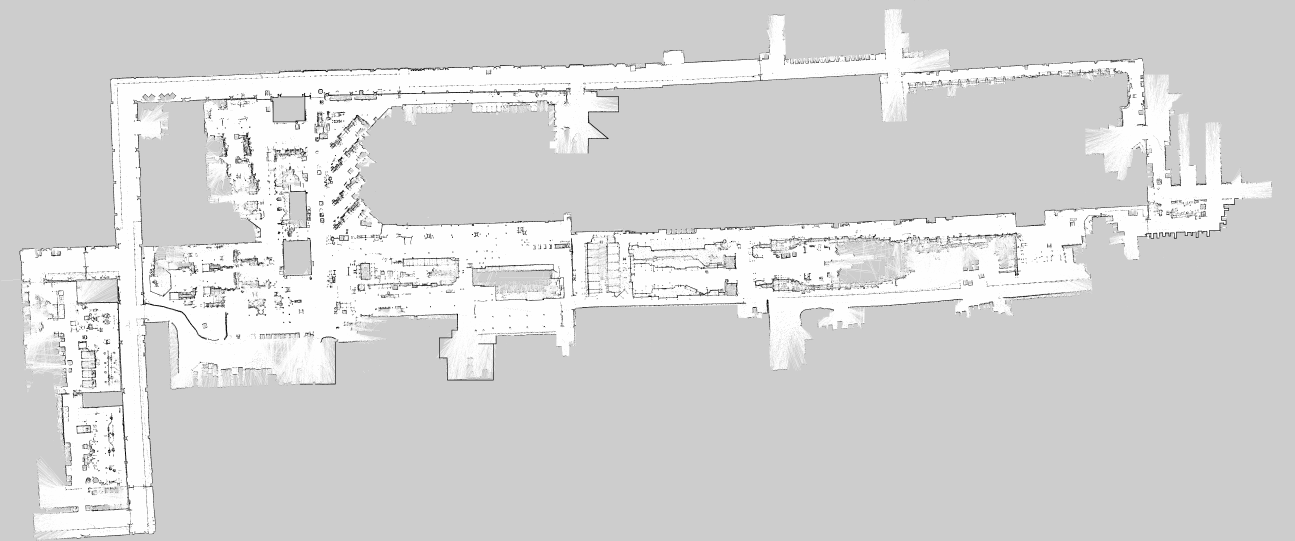
#> input picture resource/maps/picture/edit/Nestle-full-edit02.png, 6475 x 2703 px, found by its file name (shown at 1/5 size)
$ python create_red_variant.py
#> lines starting #> are read from the running program, lines starting #| are printed output that depends on the picture; after the words box and inside, x2 and y2 are one past the last pixel; in counts of white or black regions, pixels touching at a corner belong together
from PIL import Image, ImageFilter
import numpy as np
import os

def create_red_rotated_variant(input_path, output_path, target_size, rotation_angle):
#> called with target_size = (972, 445), rotation_angle = 1.75
    print(f"Loading image from {input_path}...")
    img = Image.open(input_path).convert('L')

    # Phase 1: High-Contrast and Line Thickening
    print("Performing high-contrast conversion and line thickening...")
    threshold = 50
    data = np.array(img)
    binary_data = np.where(data < threshold, 0, 255).astype(np.uint8)
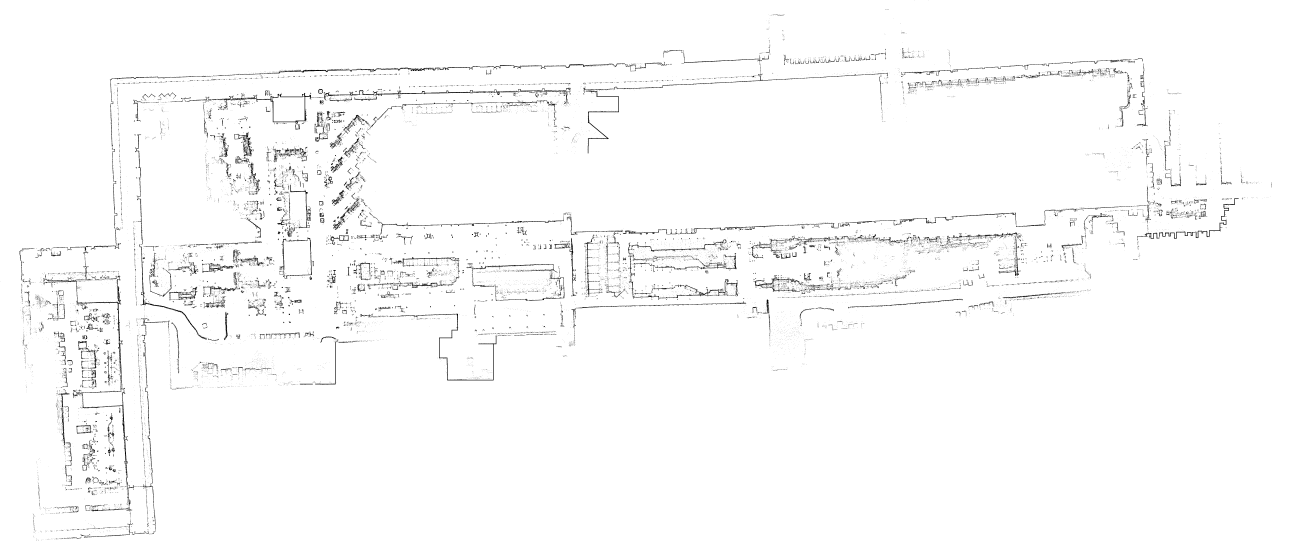
#> binary_data: shape (2703, 6475) (shown at 1/5 size); 98.2% white; black in thin lines or dots

    img_binary = Image.fromarray(binary_data)
    img_thickened = img_binary.filter(ImageFilter.MinFilter(size=3))
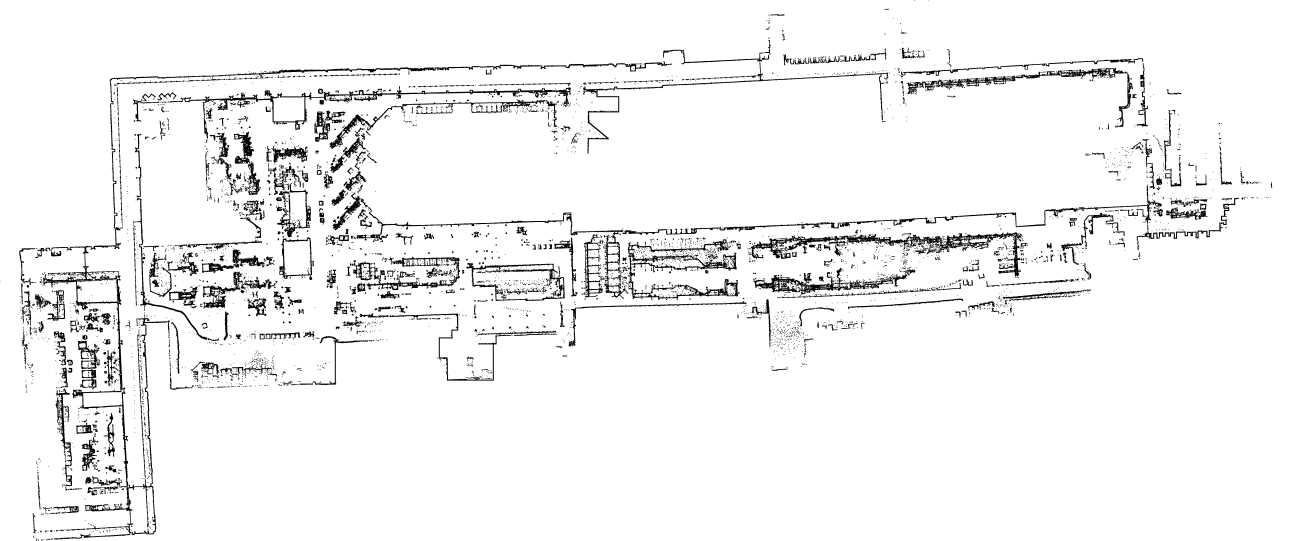
#> img_thickened: PIL image 6475x2703 L (shown at 1/5 size); 95.3% white; 6024 black regions (3809 under 20 px), largest, box (x1, y1, x2, y2) and area: (215, 1230, 849, 2689) 41896, (3139, 1196, 3692, 1501) 30073, (904, 437, 2854, 690) 29666

    # Phase 2: Rotation
    print(f"Rotating image by {rotation_angle} degrees...")
    # expand=False to keep original image boundaries/dimensions for centering
    # fillcolor=255 to keep background white
    img_rotated = img_thickened.rotate(rotation_angle, resample=Image.Resampling.BICUBIC, expand=False, fillcolor=255)
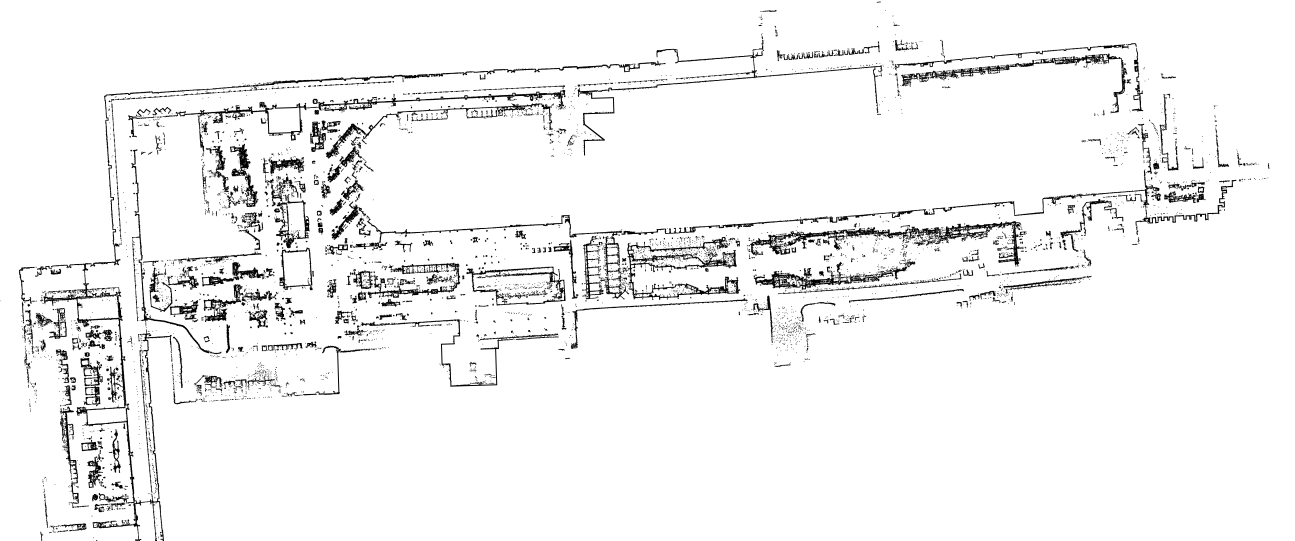
#> img_rotated: PIL image 6475x2703 L (shown at 1/5 size); min 0, max 255, mean 243.1

    # Phase 3: Resizing
    print(f"Resizing to {target_size}...")
    img_resized = img_rotated.resize(target_size, Image.Resampling.LANCZOS)
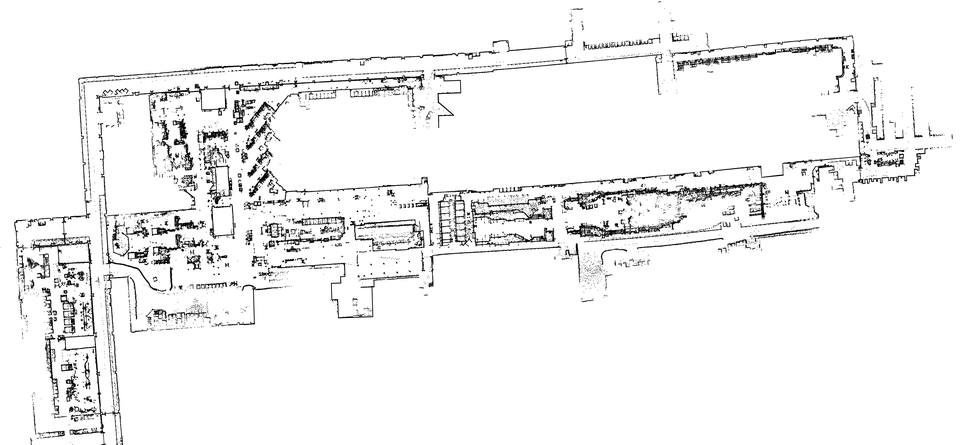
#> img_resized: PIL image 972x445 L; min 0, max 255, mean 242.4

    # Phase 4: Final Binarization
    print("Applying final binarization...")
    data_resized = np.array(img_resized)
    # Binary mask for lines
    is_line = data_resized < 200
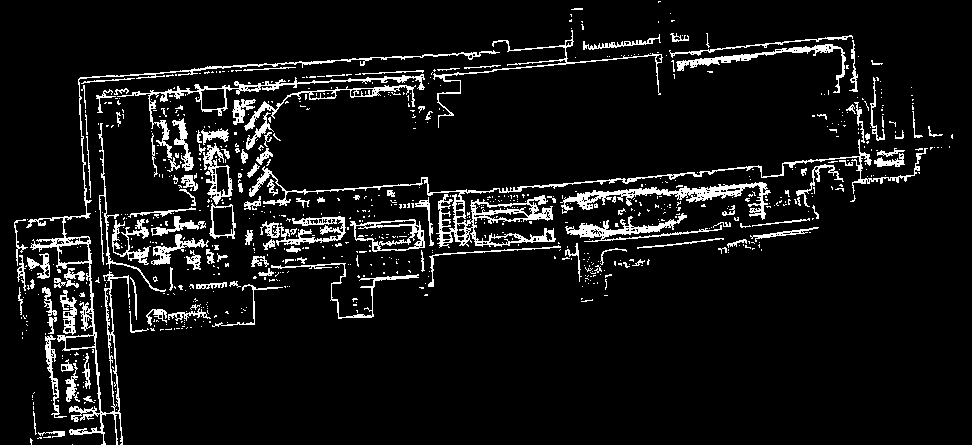
#> is_line: shape (445, 972) bool; 7.7% white in thin lines or dots

    # Phase 5: Colorizing
    print("Colorizing lines to a brighter red for GIMP compatibility...")
    # Create an RGB image starting with white background
    final_data = np.ones((target_size[1], target_size[0], 3), dtype=np.uint8) * 255
    # Set line pixels to a clearer red [210, 0, 0] instead of very dark [139, 0, 0]
    final_data[is_line] = [210, 0, 0]

    # Save result explicitly as RGB
    final_img = Image.fromarray(final_data, 'RGB')
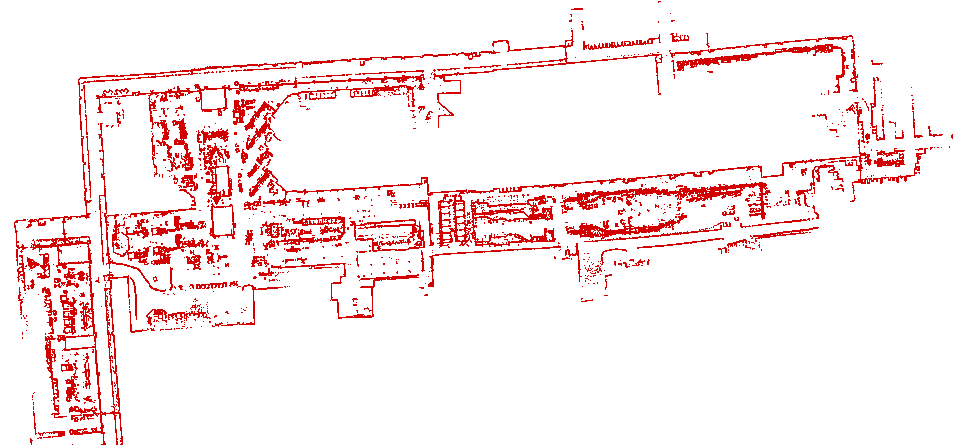
#> final_img: PIL image 972x445 RGB; mean R, G, B 251.5, 235.2, 235.2
    final_img.save(output_path)
    print(f"Saved red rotated variant to {output_path}")

if __name__ == "__main__":
    input_file = "/home/nontanan/Gensurv/NestleCat/picture/edit/Nestle-full-edit02.png"
    output_file = "/home/nontanan/Gensurv/NestleCat/picture/edit/Nestle-full-edit02_972_red.png"
    target_size = (972, 445)
    rotation_angle = 1.75

    if os.path.exists(input_file):
        create_red_rotated_variant(input_file, output_file, target_size, rotation_angle)
    else:
        print(f"Error: {input_file} not found.")

$ run again, with resource/maps/picture/edit/Nestle-full-edit03.png copied over resource/maps/picture/edit/Nestle-full-edit02.png
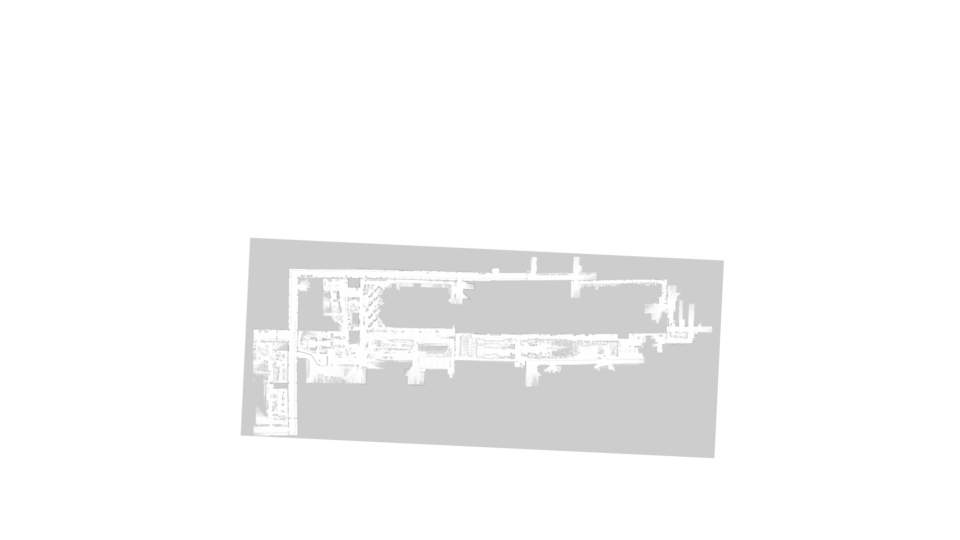
#> input picture resource/maps/picture/edit/Nestle-full-edit03.png, 1920 x 1080 px, found by its file name (shown at 1/2 size)
#> in create_red_rotated_variant, `binary_data = np.where(data < threshold, 0, 255).astype(np.uint8)`:
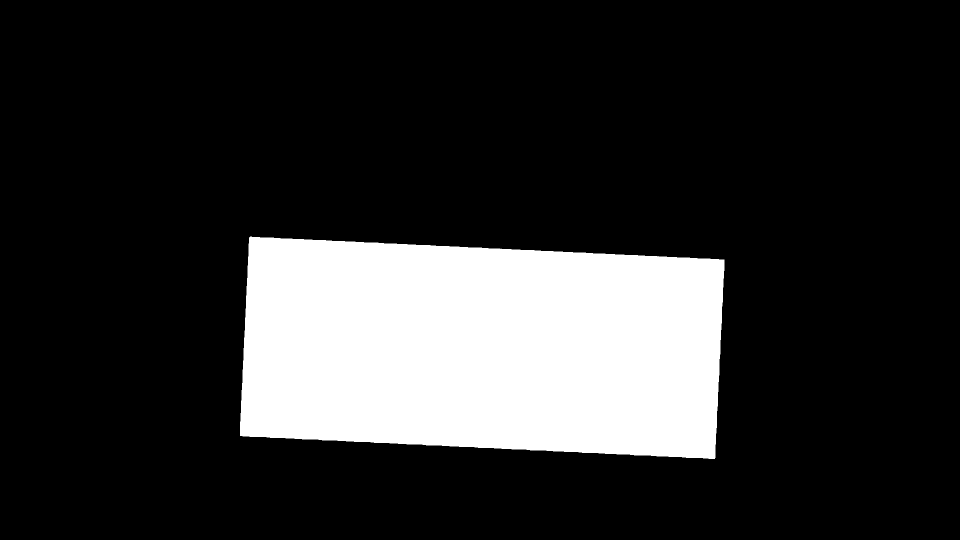
#> binary_data: shape (1080, 1920) (shown at 1/2 size); 18.3% white; 1 white region, box (x1, y1, x2, y2) and area: (480, 473, 1449, 918) 380285
#> img_thickened: PIL image 1920x1080 L; 18.2% white; 1 white region, box (x1, y1, x2, y2) and area: (481, 474, 1448, 917) 377457
#> is_line: shape (445, 972) bool; 80.2% white; 5 black regions, box (x1, y1, x2, y2) and area: (249, 201, 733, 372) 78340, (0, 0, 457, 12) 2750, (515, 433, 972, 445) 2750, (964, 0, 972, 196) 812, (0, 249, 8, 445) 812
#> in create_red_rotated_variant, `final_img = Image.fromarray(final_data, 'RGB')`:
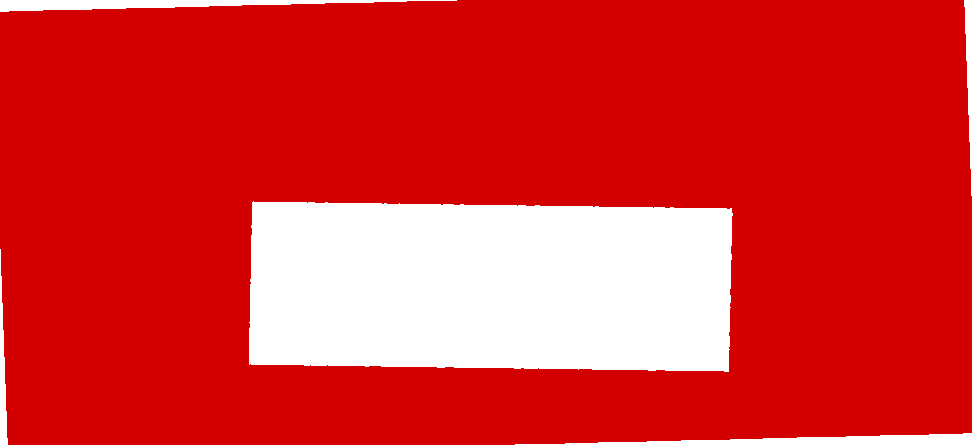
#> final_img: PIL image 972x445 RGB; mean R, G, B 218.9, 50.4, 50.4
